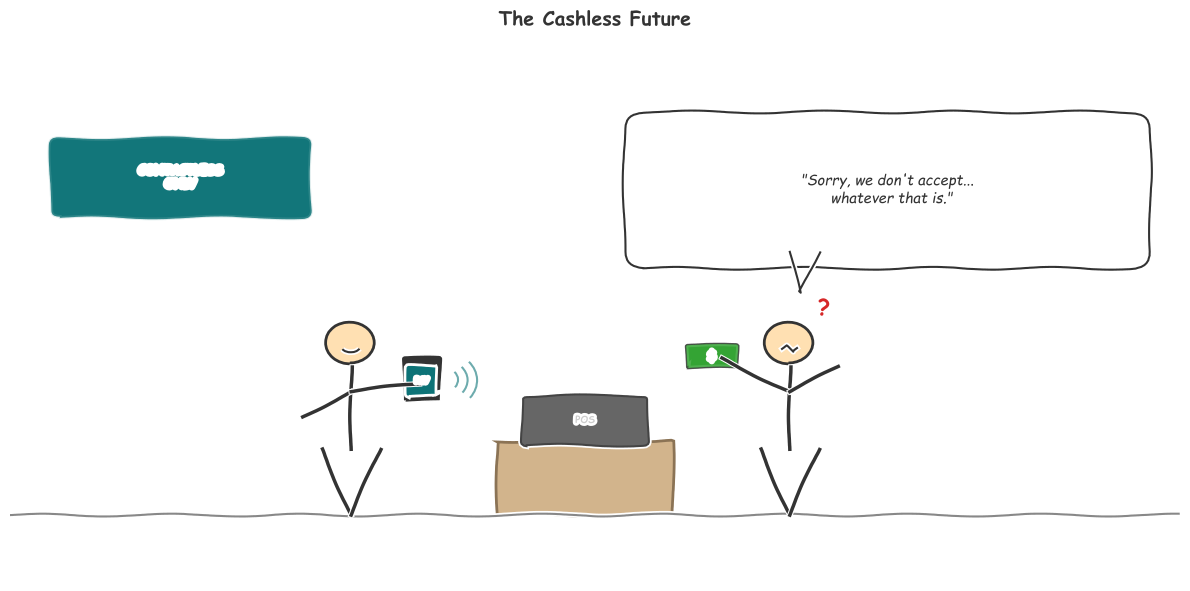

Source code (Python):
"""
Figure 11: Opening Cartoon
XKCD-style cartoon: Person paying with phone, cashier confused by physical cash.
Caption: "Sorry, we don't accept... whatever that is."
"""
import sys
import os
sys.path.insert(0, os.path.join(os.path.dirname(__file__), '..', '..', '_shared'))

import matplotlib
matplotlib.use('Agg')
import matplotlib.pyplot as plt
import matplotlib.patches as mpatches
from matplotlib.patches import FancyBboxPatch, Rectangle
import numpy as np

try:
    from chart_styles import V4_COLORS, apply_v4_style, save_chart
except ImportError:
    V4_COLORS = {
        'MLPURPLE': '#9467BD', 'MLBLUE': '#1F77B4', 'MLRED': '#D62728',
        'MLORANGE': '#FF7F0E', 'MLGREEN': '#2CA02C', 'MLGRAY': '#7F7F7F',
        'MLTEAL': '#0D7377', 'MLCYAN': '#14BDEB', 'MLYELLOW': '#BCBD22',
        'MLPINK': '#E377C2', 'MLBROWN': '#8C564B',
    }
    def apply_v4_style(ax, title='', xlabel='', ylabel=''):
        ax.set_title(title, fontsize=14, fontweight='bold', pad=15, color='#333333')
        if xlabel: ax.set_xlabel(xlabel, fontsize=11, color='#555555')
        if ylabel: ax.set_ylabel(ylabel, fontsize=11, color='#555555')
        ax.spines['top'].set_visible(False)
        ax.spines['right'].set_visible(False)
        ax.spines['left'].set_color('#CCCCCC')
        ax.spines['bottom'].set_color('#CCCCCC')
        ax.tick_params(colors='#555555', labelsize=9)
        ax.set_facecolor('white')
        return ax
    def save_chart(fig, filename='cartoon.pdf', dpi=300):
        fig.tight_layout()
        fig.savefig(filename, format='pdf', bbox_inches='tight', dpi=dpi, facecolor='white')
        plt.close(fig)
        print(f'Saved: {filename}')

CHART_METADATA = {
    'title': 'Opening Cartoon: Cash Not Accepted',
    'type': 'cartoon',
    'section': 'Opening',
    'lecture_number': 3,
}

with plt.xkcd():
    fig, ax = plt.subplots(1, 1, figsize=(12, 6))
    ax.set_xlim(0, 12)
    ax.set_ylim(0, 6.5)
    ax.axis('off')
    fig.patch.set_facecolor('white')

    # Ground line
    ax.plot([0, 12], [0.8, 0.8], color='#888888', linewidth=1.5)

    # === CUSTOMER (left side) - paying with phone ===
    cx, cy = 3.5, 0.8
    # Legs
    ax.plot([cx, cx - 0.3], [cy, cy + 0.8], color='#333333', linewidth=2.5)
    ax.plot([cx, cx + 0.3], [cy, cy + 0.8], color='#333333', linewidth=2.5)
    # Torso
    ax.plot([cx, cx], [cy + 0.8, cy + 1.8], color='#333333', linewidth=2.5)
    # Arms - right arm holding phone forward
    ax.plot([cx, cx - 0.5], [cy + 1.5, cy + 1.2], color='#333333', linewidth=2.5)
    ax.plot([cx, cx + 0.7], [cy + 1.5, cy + 1.6], color='#333333', linewidth=2.5)
    # Head
    head = plt.Circle((cx, cy + 2.1), 0.25, facecolor='#FFE0B2',
                       edgecolor='#333333', linewidth=2)
    ax.add_patch(head)
    # Smile
    smile = mpatches.Arc((cx, cy + 2.05), 0.2, 0.15, angle=0,
                          theta1=200, theta2=340, color='#333333', linewidth=1.5)
    ax.add_patch(smile)

    # Phone in hand
    phone = FancyBboxPatch((cx + 0.55, cy + 1.4), 0.35, 0.5,
                            boxstyle="round,pad=0.03",
                            facecolor='#333333', edgecolor='white', linewidth=1)
    ax.add_patch(phone)
    screen = FancyBboxPatch((cx + 0.59, cy + 1.47), 0.27, 0.32,
                             boxstyle="round,pad=0.01",
                             facecolor=V4_COLORS['MLTEAL'], edgecolor='none')
    ax.add_patch(screen)
    ax.text(cx + 0.725, cy + 1.63, 'PAY', ha='center', va='center',
            fontsize=5, color='white', fontweight='bold')

    # Tap waves from phone
    for r in [0.15, 0.25, 0.35]:
        wave = mpatches.Arc((cx + 0.95, cy + 1.65), r * 2, r * 2,
                             angle=0, theta1=-40, theta2=40,
                             color=V4_COLORS['MLTEAL'], linewidth=1.5, alpha=0.6)
        ax.add_patch(wave)

    # === CASHIER (right side) - confused, holding cash ===
    rx, ry = 8.0, 0.8
    # Legs
    ax.plot([rx, rx - 0.3], [ry, ry + 0.8], color='#333333', linewidth=2.5)
    ax.plot([rx, rx + 0.3], [ry, ry + 0.8], color='#333333', linewidth=2.5)
    # Torso
    ax.plot([rx, rx], [ry + 0.8, ry + 1.8], color='#333333', linewidth=2.5)
    # Arms - left arm holding up cash, right arm shrugging
    ax.plot([rx, rx - 0.7], [ry + 1.5, ry + 1.9], color='#333333', linewidth=2.5)
    ax.plot([rx, rx + 0.5], [ry + 1.5, ry + 1.8], color='#333333', linewidth=2.5)
    # Head
    head2 = plt.Circle((rx, ry + 2.1), 0.25, facecolor='#FFE0B2',
                        edgecolor='#333333', linewidth=2)
    ax.add_patch(head2)
    # Confused expression - squiggle mouth
    ax.plot([rx - 0.08, rx - 0.03, rx + 0.03, rx + 0.08],
            [ry + 2.02, ry + 2.06, ry + 1.98, ry + 2.02],
            color='#333333', linewidth=1.5)
    # Question mark above head
    ax.text(rx + 0.35, ry + 2.5, '?', fontsize=16, fontweight='bold',
            color=V4_COLORS['MLRED'], ha='center', va='center')

    # Cash bill in cashier's left hand
    bill = FancyBboxPatch((rx - 1.05, ry + 1.8), 0.5, 0.25,
                           boxstyle="round,pad=0.02",
                           facecolor=V4_COLORS['MLGREEN'], edgecolor='#333333',
                           linewidth=1, alpha=0.8)
    ax.add_patch(bill)
    ax.text(rx - 0.8, ry + 1.925, '$', ha='center', va='center',
            fontsize=8, fontweight='bold', color='white')

    # Counter/register between them
    counter = Rectangle((5.0, 0.8), 1.8, 0.9,
                         facecolor='#D2B48C', edgecolor='#8B7355', linewidth=2)
    ax.add_patch(counter)
    # Register on counter
    register = FancyBboxPatch((5.3, 1.7), 1.2, 0.5,
                               boxstyle="round,pad=0.05",
                               facecolor='#666666', edgecolor='#444444', linewidth=1.5)
    ax.add_patch(register)
    ax.text(5.9, 1.95, 'POS', ha='center', va='center',
            fontsize=7, fontweight='bold', color='#CCCCCC')

    # Cashier speech bubble
    bubble = FancyBboxPatch((6.5, 4.0), 5.0, 1.5,
                             boxstyle="round,pad=0.2",
                             facecolor='white', edgecolor='#333333', linewidth=1.5)
    ax.add_patch(bubble)
    ax.text(9.0, 4.75, '"Sorry, we don\'t accept...\n  whatever that is."',
            ha='center', va='center', fontsize=10.5, fontstyle='italic',
            color='#333333')
    # Bubble tail
    ax.plot([8.0, 8.1, 8.3], [4.0, 3.5, 4.0], color='#333333', linewidth=1.5)

    # Sign on wall: "CONTACTLESS ONLY"
    sign = FancyBboxPatch((0.5, 4.5), 2.5, 0.8,
                           boxstyle="round,pad=0.1",
                           facecolor=V4_COLORS['MLTEAL'], edgecolor='white',
                           linewidth=1.5, alpha=0.85)
    ax.add_patch(sign)
    ax.text(1.75, 4.9, 'CONTACTLESS\nONLY', ha='center', va='center',
            fontsize=8, fontweight='bold', color='white')

    ax.set_title('The Cashless Future',
                 fontsize=14, fontweight='bold', pad=15, color='#333333')

output_path = os.path.join(os.path.dirname(__file__), 'cartoon.pdf')
save_chart(fig, output_path)
